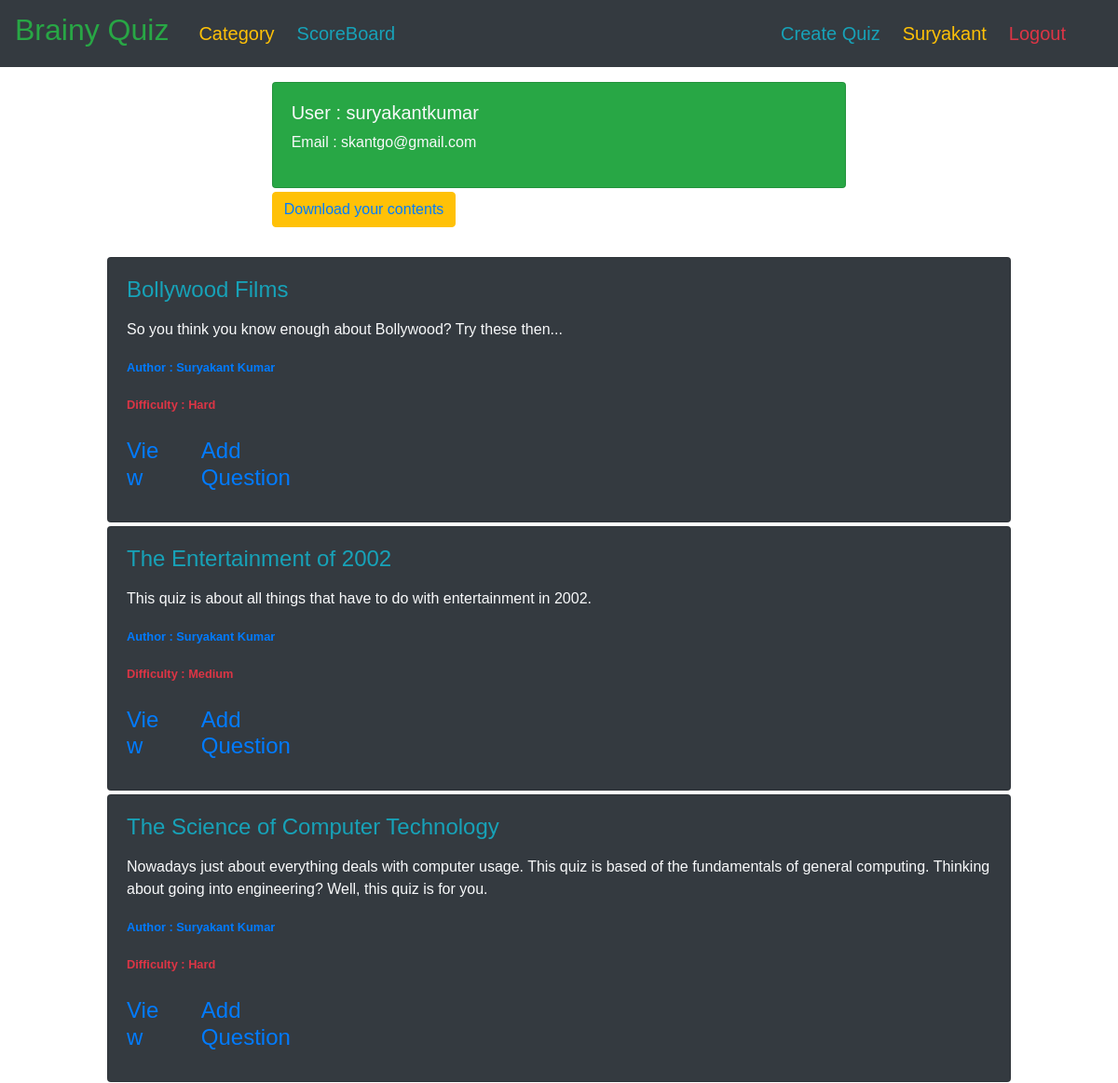
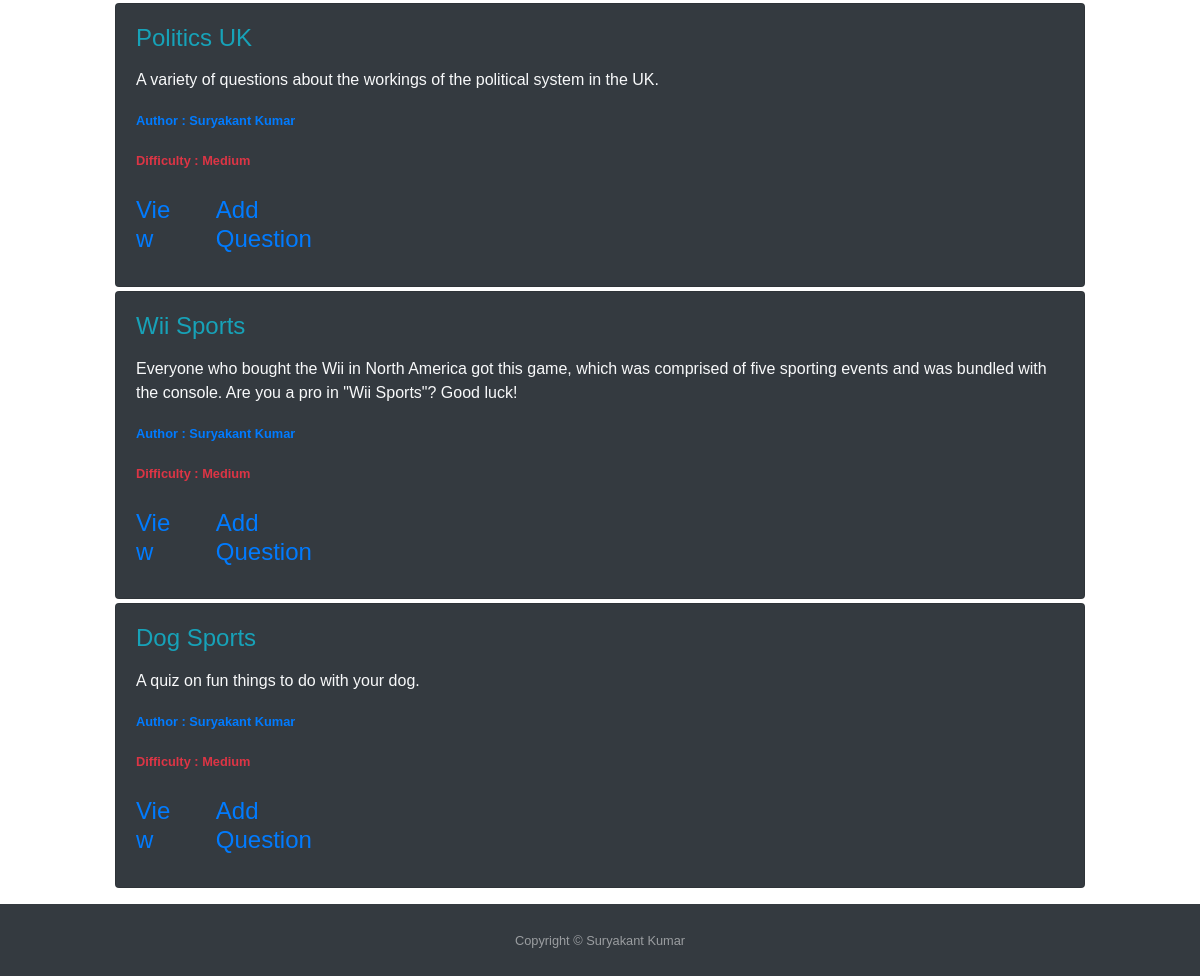
/profile/ (signed in), run on the app's committed database (2 pictures, top to bottom).
### quiz/models.py (models this page shows, shortened)
class Quiz(models.Model):
    difficulty_choices = [
        ('H', 'Hard'),
        ('M', 'Medium'),
        ('E', 'Easy')
    ]
    title = models.CharField(max_length=200)
    description = models.TextField(max_length=1000, blank=True, null=True)
    average_score = models.IntegerField(default=0, blank=True, null=True)
    difficulty = models.CharField(max_length=10, choices=difficulty_choices, default='F')
    date_posted = models.DateTimeField(default=timezone.now)
    author = models.ForeignKey(User, null=False, blank=False, on_delete=models.CASCADE)
    category = models.ForeignKey(Category, null=False, blank=False, on_delete=models.CASCADE)
    class Meta:
        ordering = ['-date_posted']

### users/views.py (the view)
# urls.py: path('profile/', user_views.profile, name='profile'),
@login_required
def profile(request):
    quiz = Quiz.objects.filter(author=request.user).select_related('author')
    template = 'users/profile.html'
    context = {"title": 'Profile',
               "quiz_list": quiz}
    return render(request, template, context)

### users/templates/users/profile.html (shortened to what this page needs)
{% extends 'base.html' %}
{% load crispy_forms_tags %}
{% block content %}
    <div class="col-12 col-md-10 mb-3 mx-auto mt-3">
        <div class="col-8 col-md-8 mb-3 mx-auto mt-3">
            <div class="card bg-success text-light mb-1">
                <div class="card-body">
                    <div>
                        <h5>User : {{ user.username }}</h5>
                        <p>Email : {{ user.email }}</p>
                    </div>
                </div>
            </div>
            <button type="button" class="btn btn-warning mb-3">
                <a style="text-decoration: None;" href="{% url 'download-content' %}">Download your contents</a>
            </button>
        </div>
        {% for quiz in quiz_list %}
            <div class="card bg-dark text-light mb-1">
                <div class="card-body">
                    <div class="mb-4">
                        <h4 class="card-title text-info">
                            {{ quiz.title }}
                        </h4>
                        <p class="card-text">
                            {{ quiz.description|linebreaks }}
                        </p>
                        <p><small class="text-primary"><b>
                            Author : {{ quiz.author.first_name }} {{ quiz.author.last_name }}
                        </b></small></p>
                        <p><small class="text-danger"><b>
                            Difficulty : {{ quiz.get_difficulty_display }}
                        </b></small></p>
                    </div>
                    <div>
                        {% if user == quiz.author %}
                            <div class="row">
                                <h4 class="card-title text-info col-4 col-sm-1">
                                    <a href="{% url 'question-feature-ext' quiz.id %}">View</a>
                                </h4>
                                <h4 class="card-title text-info col-4 col-sm-2">
                                    <a href="{% url 'question-create' quiz.id %}">Add Question</a>
                                </h4>
                            </div>
                        {% else %}
                            <h4 class="card-title text-info">
                                <a href="{% url 'quiz-play' quiz.id %}">Play Quiz</a>
                            </h4>
                        {% endif %}
                    </div>
                </div>
            </div>
        {% endfor %}
    </div>
{% endblock %}

### templates/navbar.html (shortened to what this page needs)
<nav style="font-family: Comic Sans MS, cursive, sans-serif;" class="navbar navbar-dark bg-dark navbar-expand-lg">
    <a class="navbar-brand text-success mr-4" href="/">
        <h2>Brainy Quiz</h2>
    </a>
    <div class="collapse navbar-collapse" id="navbarSupportedContent">
        <ul class="navbar-nav mr-auto">
            <li class="nav-item active">
                <a class="nav-link mr-2 pb-0 text-warning" href="{% url 'category-list' %}">
                    <h5>Category</h5>
                </a>
            </li>
            <li class="nav-item active">
                <a class="nav-link mr-2 pb-0 text-info" href="{% url 'scoreboard' %}">
                    <h5>ScoreBoard</h5>
                </a>
            </li>
        </ul>
        <div class="navbar-nav mr-4">
            {% if user.is_authenticated %}
                <a class="nav-item nav-link active text-info pb-0 mr-2" href="{% url 'quiz-create' %}">
                    <h5>Create
                        Quiz</h5>
                </a>
                <a class="nav-item nav-link active text-warning pb-0 mr-2" href="{% url 'profile' %}">
                    <h5>{{ user.first_name }}</h5>
                </a>
                <a class="nav-item nav-link active text-danger pb-0 mr-2" href="{% url 'logout' %}">
                    <h5>Logout</h5>
                </a>
            {% endif %}
        </div>
    </div>
</nav>

### data on the page
Quiz: title "Bollywood Films", description "So you think you know enough about Bollywood? Try these then...", author.first_name "Suryakant", author.last_name "Kumar", difficulty "Hard", shows "View"
Quiz: title "The Entertainment of 2002", description "This quiz is about all things that have to do with entertainment in 2002.", author.first_name "Suryakant", author.last_name "Kumar", difficulty "Medium", shows "View"
Quiz: title "The Science of Computer Technology", description "Nowadays just about everything deals with computer usage. This quiz is based of the fundamentals of general computing. Thinking about going into engineering? Well, this quiz is for you.", author.first_name "Suryakant", author.last_name "Kumar", difficulty "Hard", shows "View"
Quiz: title "Politics UK", description "A variety of questions about the workings of the political system in the UK.", author.first_name "Suryakant", author.last_name "Kumar", difficulty "Medium", shows "View"
Quiz: title "Wii Sports", description "Everyone who bought the Wii in North America got this game, which was comprised of five sporting events and was bundled with the console. Are you a pro in \"Wii Sports\"? Good luck!", author.first_name "Suryakant", author.last_name "Kumar", difficulty "Medium", shows "View"
Quiz: title "Dog Sports", description "A quiz on fun things to do with your dog.", author.first_name "Suryakant", author.last_name "Kumar", difficulty "Medium", shows "View"

### other printed values
{{ user.first_name }} "Suryakant"
{{ user.username }} "suryakantkumar"
{{ user.email }} "skantgo@gmail.com"
